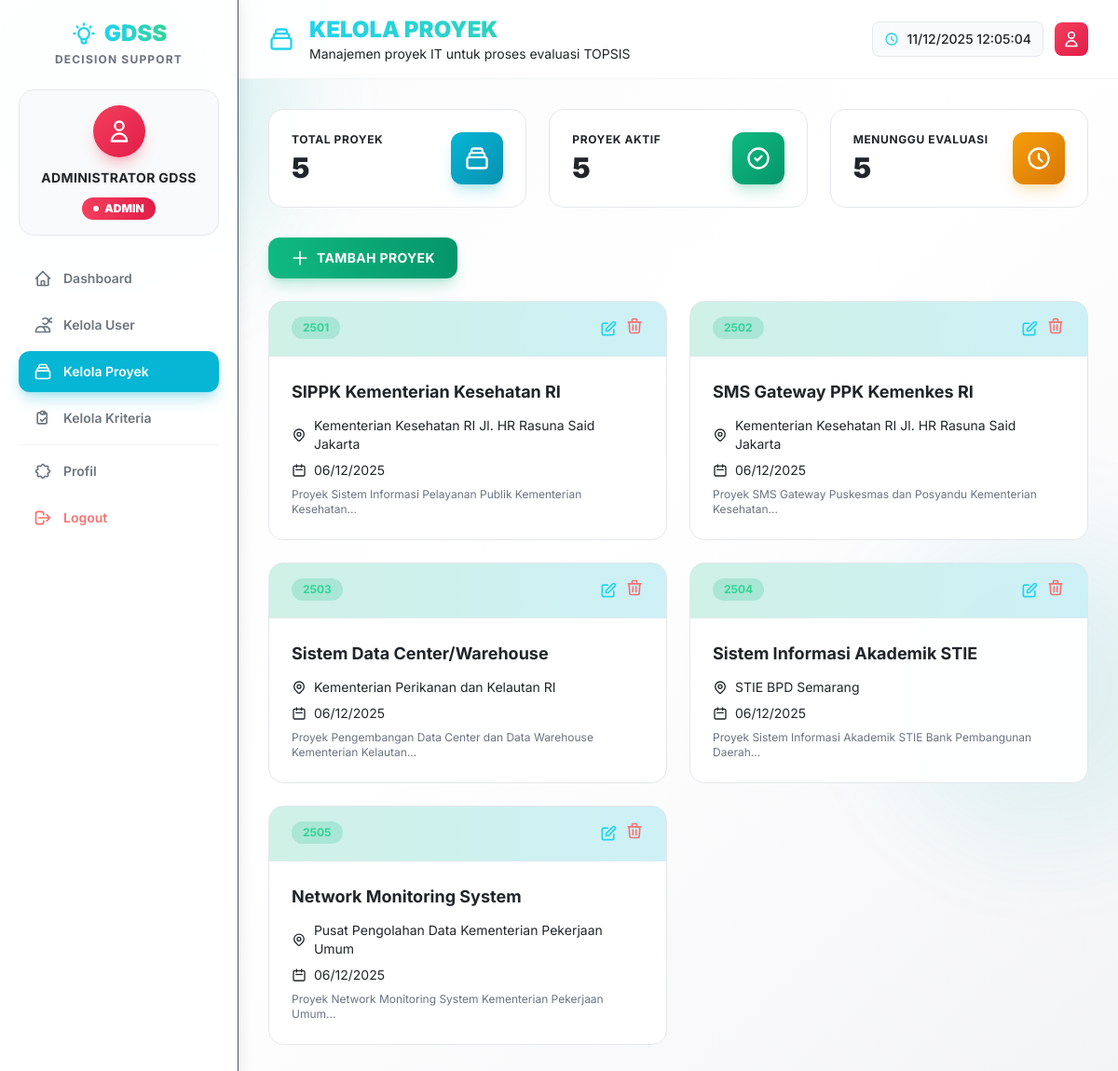
Screenshot of /views/admin/manage_projects.php (signed in) with the database file from the repository.
### tables this page shows
CREATE TABLE `projects` (
  `id` int NOT NULL,
  `project_code` varchar(20) NOT NULL,
  `project_name` varchar(200) NOT NULL,
  `location` varchar(255) DEFAULT NULL,
  `date` date NOT NULL,
  `description` text,
  `status` enum('active','inactive','completed') NOT NULL DEFAULT 'active',
  `created_at` timestamp NOT NULL DEFAULT CURRENT_TIMESTAMP
);

### config/config.php (called while the page is built, shortened)
<?php
function isLoggedIn() {
    return isset($_SESSION['user_id']) && isset($_SESSION['username']) && isset($_SESSION['role']);
}
function hasRole($role) {
    return isLoggedIn() && $_SESSION['role'] === $role;
}
function formatDate($date) {
    return date('d/m/Y', strtotime($date));
}
?>

### views/admin/manage_projects.php (the view, shortened to what this page needs)
<?php
require_once __DIR__ . '/../../config/config.php';
require_once __DIR__ . '/../../includes/layout.php';
$pdo = getConnection();
$stmt = $pdo->query("SELECT * FROM projects ORDER BY created_at DESC");
$projects = $stmt->fetchAll();
$pageTitle = 'Kelola Proyek - ' . SITE_NAME;
renderHead($pageTitle, '../../');
renderSidebar('../../', 'manage_projects');
renderHeader('KELOLA PROYEK', 'Manajemen proyek IT untuk proses evaluasi TOPSIS', 'projects', false, '', '../../');
?>
<section class="grid grid-cols-1 md:grid-cols-3 gap-6 mb-8">
    <?= statCard('Total Proyek', count($projects), 'projects', 'cyan') ?>
    <?= statCard('Proyek Aktif', count($projects), 'check', 'emerald') ?>
    <?= statCard('Menunggu Evaluasi', count($projects), 'clock', 'amber') ?>
</section>
<section class="mb-6">
    <button onclick="toggleModal('addProjectModal')" class="flex items-center gap-2 px-6 py-3 rounded-xl font-bold uppercase tracking-wide text-sm bg-gradient-to-r from-emerald-500 to-emerald-600 text-white hover:from-emerald-400 hover:to-emerald-500 transition-all duration-300 shadow-lg shadow-emerald-500/25">
        <?= icon('add', 'w-5 h-5') ?>
        Tambah Proyek
    </button>
</section>
<section class="grid grid-cols-1 md:grid-cols-2 xl:grid-cols-3 gap-6">
    <?php if (empty($projects)): ?>
    <div class="col-span-full bg-white/95 backdrop-blur-sm rounded-2xl border border-gray-200 p-12 text-center">
        <?= icon('projects', 'w-20 h-20 text-slate-600 mx-auto mb-4') ?>
        <h4 class="text-xl font-bold text-gray-900 mb-2">Belum Ada Proyek</h4>
        <p class="text-gray-900">Klik tombol "Tambah Proyek" untuk membuat proyek baru</p>
    </div>
    <?php else: ?>
    <?php foreach ($projects as $project): ?>
    <div class="bg-white/95 backdrop-blur-sm rounded-2xl border border-gray-200 overflow-hidden hover:border-emerald-500/30 transition-all duration-300">
        <div class="bg-gradient-to-r from-emerald-500/20 to-cyan-500/20 px-6 py-4 border-b border-gray-200/50">
            <div class="flex items-start justify-between">
                <span class="px-3 py-1 bg-emerald-500/20 text-emerald-400 rounded-full text-xs font-bold uppercase">
                    <?= htmlspecialchars($project['project_code']) ?>
                </span>
                <div class="flex items-center gap-2">
                    <button onclick="openEditProjectModal(<?= htmlspecialchars(json_encode($project)) ?>)" class="text-cyan-400 hover:text-cyan-300 transition-colors duration-200">
                        <?= icon('edit', 'w-5 h-5') ?>
                    </button>
                    <form method="POST" class="inline" onsubmit="return confirm('Yakin ingin menghapus proyek ini?')">
                        <button type="submit" class="text-red-400 hover:text-red-300 transition-colors duration-200">
                            <?= icon('delete', 'w-5 h-5') ?>
                        </button>
                    </form>
                </div>
            </div>
        </div>
        <div class="p-6">
            <h5 class="text-lg font-bold text-gray-900 mb-3"><?= htmlspecialchars($project['project_name']) ?></h5>
            <div class="space-y-2 text-sm text-gray-900">
                <p class="flex items-center gap-2">
                    <?= icon('location', 'w-4 h-4') ?>
                    <?= htmlspecialchars($project['location']) ?>
                </p>
                <p class="flex items-center gap-2">
                    <?= icon('calendar', 'w-4 h-4') ?>
                    <?= formatDate($project['created_at']) ?>
                </p>
                <?php if (!empty($project['description'])): ?>
                <p class="text-gray-500 text-xs mt-2"><?= htmlspecialchars(substr($project['description'], 0, 100)) ?>...</p>
                <?php endif; ?>
            </div>
        </div>
    </div>
    <?php endforeach; ?>
    <?php endif; ?>
</section>
<?php renderFooter(); ?>

### includes/layout.php (shortened to what this page needs)
<?php
function icon($name, $class = 'w-5 h-5') {
    $path = $icons[$name] ?? $icons['home'];
    return '<svg class="'.$class.'" fill="none" stroke="currentColor" viewBox="0 0 24 24"><path stroke-linecap="round" stroke-linejoin="round" stroke-width="2" d="'.$path.'"></path></svg>';
}
function menuItem($href, $label, $iconName, $active = false, $danger = false) {
    $baseClass = 'flex items-center gap-3 px-4 py-3 rounded-xl text-sm font-semibold transition-all duration-300';
    if ($danger) {
        $class = $baseClass . ' text-red-400 hover:text-red-300 hover:bg-red-500/10';
    } elseif ($active) {
        $class = $baseClass . ' bg-cyan-500 text-white shadow-lg shadow-cyan-500/30';
    } else {
        $class = $baseClass . ' text-gray-600 hover:text-gray-900 hover:bg-gray-100';
    }
    $onclick = $danger ? ' onclick="showLogoutModal(); return false;"' : '';
    return '<a href="'.$href.'" class="'.$class.'"'.$onclick.'>'.icon($iconName).'<span>'.$label.'</span></a>';
}
function statCard($title, $value, $iconName, $color, $delay = '') {
    $colors = [
        'cyan' => 'from-cyan-500 to-cyan-600 shadow-cyan-500/25',
        'emerald' => 'from-emerald-500 to-emerald-600 shadow-emerald-500/25',
        'amber' => 'from-amber-500 to-amber-600 shadow-amber-500/25',
        'purple' => 'from-purple-500 to-purple-600 shadow-purple-500/25',
        'red' => 'from-red-500 to-red-600 shadow-red-500/25',
        'blue' => 'from-blue-500 to-blue-600 shadow-blue-500/25',
    ];
    $gradient = $colors[$color] ?? $colors['cyan'];
    $delayClass = $delay ? 'delay-'.$delay : '';
    return '
    <div class="bg-white/95 backdrop-blur-sm rounded-2xl border border-gray-200 p-6 card-hover animate-scale-in '.$delayClass.'">
        <div class="flex items-center justify-between">
            <div>
                <p class="text-gray-900 text-xs font-bold uppercase tracking-wider mb-1">'.$title.'</p>
                <p class="text-3xl font-black text-gray-900 count-up">'.$value.'</p>
            </div>
            <div class="w-14 h-14 bg-gradient-to-br '.$gradient.' rounded-xl flex items-center justify-center shadow-lg animate-float">
                '.icon($iconName, 'w-7 h-7 text-white').'
            </div>
        </div>
    </div>';
}
function getRoleColors($role) {
    $roleColors = [
        'supervisor' => [
            'gradient' => 'from-purple-500 to-purple-600',
            'shadow' => 'shadow-purple-500/30',
            'bg' => 'bg-purple-500/20',
            'text' => 'text-purple-400',
            'badge' => 'from-purple-500 to-purple-600',
        ],
        'teknis' => [
            'gradient' => 'from-cyan-500 to-cyan-600',
            'shadow' => 'shadow-cyan-500/30',
            'bg' => 'bg-cyan-500/20',
            'text' => 'text-cyan-400',
            'badge' => 'from-cyan-500 to-cyan-600',
        ],
        'admin' => [
            'gradient' => 'from-rose-500 to-rose-600',
            'shadow' => 'shadow-rose-500/30',
            'bg' => 'bg-rose-500/20',
            'text' => 'text-rose-400',
            'badge' => 'from-rose-500 to-rose-600',
        ],
        'keuangan' => [
            'gradient' => 'from-amber-500 to-amber-600',
            'shadow' => 'shadow-amber-500/30',
            'bg' => 'bg-amber-500/20',
            'text' => 'text-amber-400',
            'badge' => 'from-amber-500 to-amber-600',
        ],
    ];
    return $roleColors[$role] ?? $roleColors['teknis'];
}
function renderHead($pageTitle, $basePath = '') {
    $cssPath = $basePath . 'assets/css/style.css';
    ?>
<!DOCTYPE html>
<html lang="id" class="light">
<head>
    <script src="https://cdn.tailwindcss.com"></script>
    <link rel="stylesheet" href="https://cdnjs.cloudflare.com/ajax/libs/font-awesome/6.4.0/css/all.min.css">
    <link href="<?= $cssPath ?>" rel="stylesheet">
</head>
<body class="bg-gradient-to-br from-gray-50 via-white to-gray-100 min-h-screen text-gray-900">
    <div class="fixed inset-0 overflow-hidden pointer-events-none -z-10">
    </div>
    <?php
}
function renderSidebar($basePath = '', $activePage = '') {
    $userRole = $_SESSION['role'] ?? 'guest';
    $userName = $_SESSION['name'] ?? 'User';
    $isAdmin = hasRole('admin');
    $roleColors = getRoleColors($userRole);
    ?>
    <div class="flex min-h-screen">
        <aside id="sidebar" class="sidebar w-64 fixed left-0 top-0 h-full border-r border-gray-200/50 p-5 flex flex-col z-40">
            <div class="text-center mb-6">
                <div class="flex items-center justify-center gap-2 mb-1">
                    <?= icon('bulb', 'w-7 h-7 text-cyan-400') ?>
                    <h1 class="text-2xl font-black bg-gradient-to-r from-cyan-400 to-emerald-400 bg-clip-text text-transparent">GDSS</h1>
                </div>
                <p class="text-gray-500 text-xs font-bold uppercase tracking-widest">Decision Support</p>
            </div>
            <div class="text-center mb-6 p-4 bg-gray-50 rounded-2xl border border-gray-200">
                <div class="w-14 h-14 mx-auto mb-3 bg-gradient-to-br <?= $roleColors['gradient'] ?> rounded-full flex items-center justify-center shadow-lg <?= $roleColors['shadow'] ?>">
                    <?= icon('user', 'w-7 h-7 text-white') ?>
                </div>
                <h2 class="text-gray-900 font-bold text-sm uppercase tracking-wide mb-2"><?= htmlspecialchars($userName) ?></h2>
                <span class="inline-flex items-center gap-1.5 bg-gradient-to-r <?= $roleColors['badge'] ?> text-white px-3 py-1 rounded-full text-xs font-black uppercase">
                    <span class="w-1.5 h-1.5 bg-white rounded-full animate-pulse"></span>
                    <?= htmlspecialchars($userRole) ?>
                </span>
            </div>
            <nav class="flex-1 space-y-1.5">
                <?= menuItem($basePath . 'dashboard.php', 'Dashboard', 'home', $activePage === 'dashboard') ?>
                <?php if ($isAdmin): ?>
                    <?= menuItem($basePath . 'views/admin/manage_users.php', 'Kelola User', 'users', $activePage === 'manage_users') ?>
                    <?= menuItem($basePath . 'views/admin/manage_projects.php', 'Kelola Proyek', 'projects', $activePage === 'manage_projects') ?>
                    <?= menuItem($basePath . 'views/admin/manage_criteria.php', 'Kelola Kriteria', 'criteria', $activePage === 'manage_criteria') ?>
                <?php endif; ?>
                <div class="my-4 border-t border-gray-200/50"></div>
                <?= menuItem($basePath . 'profile.php', 'Profil', 'settings', $activePage === 'profile') ?>
                <?= menuItem($basePath . 'logout.php', 'Logout', 'logout', false, true) ?>
            </nav>
        </aside>
    <?php
}
function renderHeader($title, $subtitle = '', $iconName = 'home', $showBackButton = false, $backUrl = '', $basePath = '') {
    $userRole = $_SESSION['role'] ?? 'guest';
    $roleColors = getRoleColors($userRole);
    $profileLink = $basePath . 'profile.php';
    ?>
        <main class="main-content flex-1 ml-64">
            <header class="sticky top-0 z-30 bg-white/90 backdrop-blur-xl border-b border-gray-200/50 px-8 py-4">
                <div class="flex items-center justify-between">
                    <div class="flex items-center gap-4">
                        <?= icon($iconName, 'w-7 h-7 text-cyan-400') ?>
                        <div>
                            <h2 class="text-2xl font-black bg-gradient-to-r from-cyan-400 to-emerald-400 bg-clip-text text-transparent"><?= htmlspecialchars($title) ?></h2>
                            <?php if ($subtitle): ?>
                            <p class="text-gray-900 text-sm"><?= htmlspecialchars($subtitle) ?></p>
                            <?php endif; ?>
                        </div>
                    </div>
                    <div class="flex items-center gap-3">
                        <div class="flex items-center gap-2 bg-gray-50 rounded-lg px-3 py-2 border border-gray-200">
                            <?= icon('clock', 'w-4 h-4 text-cyan-400') ?>
                            <span id="currentTime" class="text-gray-900 text-sm font-medium"></span>
                        </div>
                        <a href="<?= $profileLink ?>" class="w-9 h-9 bg-gradient-to-br <?= $roleColors['gradient'] ?> rounded-lg flex items-center justify-center <?= $roleColors['shadow'] ?> hover:scale-110 hover:shadow-lg transition-all duration-300 cursor-pointer" title="Profil">
                            <?= icon('user', 'w-5 h-5 text-white') ?>
                        </a>
                    </div>
                </div>
            </header>
            <div class="p-8">
    <?php
}
function renderFooter() {
    ?>
            </div>
        </main>
    </div>
</body>
</html>
    <?php
}
    ?>

### assets/css/style.css (style rules this page uses)
:root { --primary: #0ea5e9; --secondary: #10b981; --accent: #06b6d4; --emerald: #10b981; --cyan: #06b6d4; --dark: #ffffff; --darker: #f8fafc; --slate-900: #ffffff; --slate-950: #f8fafc; --slate-800: #f1f5f9; --slate-700: #e2e8f0; --slate-600: #cbd5e1; --slate-500: #94a3b8; --slate-400: #64748b; --slate-300: #475569; --slate-200: #334155; --slate-100: #1e293b; --text-primary: #0f172a; --text-secondary: #1e293b; --text-muted: #334155; --text-disabled: #64748b; --primary-color: var(--primary); --secondary-color: var(--secondary); --success-color: var(--emerald); --info-color: var(--cyan); --warning-color: #f59e0b; --danger-color: #ef4444; }
* { font-family: 'Inter', sans-serif; }
body { background: linear-gradient(135deg, #f8fafc 0%, #ffffff 50%, #f1f5f9 100%); color: var(--text-primary); line-height: 1.6; min-height: 100vh; }
.animate-scale-in { animation: scale-in 0.3s ease-out; }
.card-hover { transition: all 0.3s ease; }
.sidebar { background: rgba(255, 255, 255, 0.95) !important; backdrop-filter: blur(20px) !important; border-right: 1px solid var(--slate-300) !important; min-height: 100vh; box-shadow: 2px 0 15px rgba(0, 0, 0, 0.08) !important; }
.text-gray-600 { color: #6c757d !important; }
.text-gray-900 { color: #212529 !important; }

### includes/layout.php (style rules this page uses)
body { font-family: 'Inter', sans-serif; background: #f8fafc; }
.sidebar { background: linear-gradient(180deg, rgba(255,255,255,0.98) 0%, rgba(248,250,252,0.98) 100%); backdrop-filter: blur(20px); border-right: 1px solid #e2e8f0; }

### rows the page displays
projects: project_code "2501", project_name "SIPPK Kementerian Kesehatan RI", location "Kementerian Kesehatan RI Jl. HR Rasuna Said Jakarta", created_at "06/12/2025", description "Proyek Sistem Informasi Pelayanan Publik Kementerian Kesehatan"
projects: project_code "2502", project_name "SMS Gateway PPK Kemenkes RI", location "Kementerian Kesehatan RI Jl. HR Rasuna Said Jakarta", created_at "06/12/2025", description "Proyek SMS Gateway Puskesmas dan Posyandu Kementerian Kesehatan"
projects: project_code "2503", project_name "Sistem Data Center/Warehouse", location "Kementerian Perikanan dan Kelautan RI", created_at "06/12/2025", description "Proyek Pengembangan Data Center dan Data Warehouse Kementerian Kelautan"
projects: project_code "2504", project_name "Sistem Informasi Akademik STIE", location "STIE BPD Semarang", created_at "06/12/2025", description "Proyek Sistem Informasi Akademik STIE Bank Pembangunan Daerah"
projects: project_code "2505", project_name "Network Monitoring System", location "Pusat Pengolahan Data Kementerian Pekerjaan Umum", created_at "06/12/2025", description "Proyek Network Monitoring System Kementerian Pekerjaan Umum"

### other values shown
$userName "ADMINISTRATOR GDSS"
$userRole "ADMIN"
$label "Dashboard Kelola User Kelola Proyek Kelola Kriteria Profil Logout"
$subtitle "Manajemen proyek IT untuk proses evaluasi TOPSIS"
$title "TOTAL PROYEK PROYEK AKTIF MENUNGGU EVALUASI"
$value "5 5 5"
